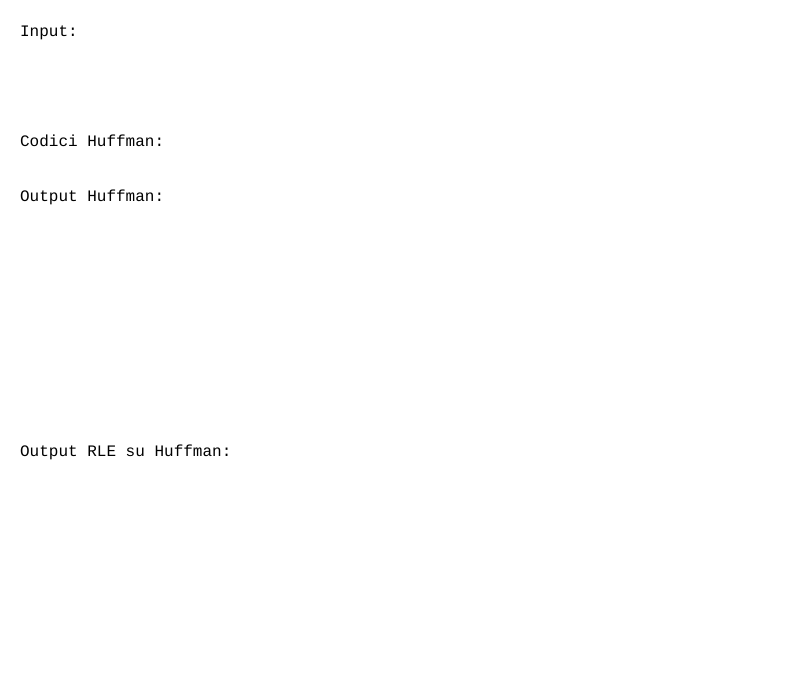
Frame 1 (no input)
Frame 60 (no input): identical to frame 1, image omitted
Frame 120 (the mouse pressed at the canvas centre since frame 60): identical to frame 1, image omitted

The p5.js sketch that drew this single still picture (run headless with seeded random() and noise() and a simulated clock; from frame 60 on, the mouse is pressed at the canvas centre):

// p5.js sketch
// ── sketch.js
let inputText = '';
let huffmanCodes = {};
let huffmanEncoded = '';
let rleEncoded = '';
let inputField;

function setup() {
  createCanvas(800, 700);
  createP("Huffman + RLE – Inserisci solo numeri:");
  inputField = createInput();
  inputField.input(processInput);
  textFont('monospace');
  textSize(16);
}

function processInput() {
  inputText = this.value().replace(/\D/g, '');
  if (inputText.length === 0) {
    huffmanEncoded = '';
    rleEncoded = '';
    huffmanCodes = {};
    return;
  }

  // --- Huffman Coding ---
  let freq = {};
  for (let char of inputText) {
    freq[char] = (freq[char] || 0) + 1;
  }

  let nodes = [];
  for (let char in freq) {
    nodes.push({ char, freq: freq[char], left: null, right: null });
  }

  huffmanCodes = {};
  if (nodes.length === 1) {
    if (nodes[0] && nodes[0].char) {
        huffmanCodes[nodes[0].char] = '0';
    }
  } else if (nodes.length > 1) {
      while (nodes.length > 1) {
        nodes.sort((a, b) => a.freq - b.freq);
        let left = nodes.shift();
        let right = nodes.shift();
        nodes.push({ char: null, freq: left.freq + right.freq, left, right });
      }
      if (nodes.length > 0 && nodes[0]) {
        let tree = nodes[0];
        buildCodes(tree, '');
      }
  }

  huffmanEncoded = '';
  for (let char of inputText) {
    if (huffmanCodes[char] !== undefined) {
        huffmanEncoded += huffmanCodes[char];
    }
  }

  // --- RLE on Huffman Encoded string ---
  let rleResultArray = [];
  rleEncoded = '';
  if (huffmanEncoded.length > 0) {
    let currentSymbol = huffmanEncoded[0];
    let count = 1;
    for (let i = 1; i < huffmanEncoded.length; i++) {
      if (huffmanEncoded[i] === currentSymbol) {
        count++;
      } else {
        // Modifica Richiesta 2: Formato "SimboloConteggio" senza virgola
        rleResultArray.push(`${currentSymbol}${count}`);
        currentSymbol = huffmanEncoded[i];
        count = 1;
      }
    }
    rleResultArray.push(`${currentSymbol}${count}`);

    if (rleResultArray.length > 0) {
      // Modifica Richiesta 2: Unisci con " " dopo ogni coppia "nn"
      rleEncoded = rleResultArray.map(pair => `${pair} `).join('');
    }
  }
}

function buildCodes(node, code) {
  if (!node) {
      return;
  }
  if (!node.left && !node.right) {
    if (node.char) {
        huffmanCodes[node.char] = code === '' ? '0' : code;
    }
    return;
  }
  if (node.left) {
    buildCodes(node.left, code + '0');
  }
  if (node.right) {
    buildCodes(node.right, code + '1');
  }
}

function drawScrollableText(str, x, yStartBaseline, w, h, displayLineHeight = 20) { 
  let charsPerLine = 1;
  if (textWidth('M') > 0 && w > 0) { 
      charsPerLine = Math.floor(w / textWidth('M'));
  }
  if (charsPerLine <= 0) charsPerLine = 1;

  let parts = [];
  if (str && str.length > 0) {
    const regex = new RegExp(`.{1,${charsPerLine}}`, 'g');
    parts = str.match(regex) || [];
  }
  
  let maxLines = 0;
  if (displayLineHeight > 0 && h > 0) {
      maxLines = Math.floor(h / displayLineHeight);
  }
  if (maxLines < 0) maxLines = 0;
  
  let totalLines = parts.length;
  let startDisplayLineIndex = 0; 
  if (totalLines > maxLines) {
    startDisplayLineIndex = totalLines - maxLines;
  }

  for (let i = 0; i < maxLines && (startDisplayLineIndex + i) < totalLines; i++) {
    let lineToDraw = parts[startDisplayLineIndex + i];
    if (i === 0 && startDisplayLineIndex > 0) { 
      lineToDraw = '...' + lineToDraw.slice(3);
    }
    text(lineToDraw, x, yStartBaseline + i * displayLineHeight);
  }
}

function draw() {
  background(255);
  fill(0);

  // Parametri di layout
  let topPageMargin = 20;
  let bottomPageMargin = 20;
  let xPosition = 20;
  let contentWidth = width - (2 * xPosition);

  let labelBaselineOffset = 16;
  let reservedHeightForLabelArea = 40;
  let textLineHeight = 20;

  // Modifica Richiesta 1: Riduci lo spazio dopo la sezione Input
  let gapAfterInputSection = 10; // Spazio ridotto specificamente dopo l'Input
  let gapBetweenOtherSections = 15; // Spazio per le altre sezioni (può essere uguale a gapAfterInputSection se si preferisce)


  let currentY = topPageMargin;

  // --- Sezione 1: Input (Scorrevole) ---
  let inputSectionHeight = 100; 
  text("Input:", xPosition, currentY + labelBaselineOffset);
  drawScrollableText(inputText, xPosition, currentY + reservedHeightForLabelArea, contentWidth, inputSectionHeight - reservedHeightForLabelArea, textLineHeight);
  currentY += inputSectionHeight + gapAfterInputSection; // Usa gapAfterInputSection

  // --- Sezione 2: Codici Huffman (Non Scorrevole, altezza dinamica) ---
  text("Codici Huffman:", xPosition, currentY + labelBaselineOffset);
  let huffmanTableStartY = currentY + reservedHeightForLabelArea;
  let sortedDigits = Object.keys(huffmanCodes).sort();
  let huffmanTableContentHeight = 0;
  if (sortedDigits.length > 0) {
      for (let i = 0; i < sortedDigits.length; i++) {
        let digit = sortedDigits[i];
        if (huffmanCodes[digit] !== undefined) {
            text(`${digit} → ${huffmanCodes[digit]}`, xPosition + 20, huffmanTableStartY + i * textLineHeight);
        }
      }
      huffmanTableContentHeight = sortedDigits.length * textLineHeight;
  }
  currentY += reservedHeightForLabelArea + huffmanTableContentHeight + gapBetweenOtherSections; // Usa gapBetweenOtherSections

  // Calcolo altezze per le restanti 2 sezioni scorrevoli
  let remainingCanvasHeight = height - currentY - bottomPageMargin;
  let numRemainingScrollableSections = 2;
  let heightPerRemainingSection = 0;
  let scrollableTextAreaHeight = 0;

  if (numRemainingScrollableSections > 0 && remainingCanvasHeight > 0) {
      // Il gap tra queste due sezioni rimanenti (Output Huffman e Output RLE) sarà gapBetweenOtherSections
      let totalGapHeightForRemaining = gapBetweenOtherSections * (numRemainingScrollableSections - 1);
      if (totalGapHeightForRemaining < 0) totalGapHeightForRemaining = 0;

      heightPerRemainingSection = Math.floor((remainingCanvasHeight - totalGapHeightForRemaining) / numRemainingScrollableSections);
  }
  
  if (heightPerRemainingSection > reservedHeightForLabelArea) {
      scrollableTextAreaHeight = heightPerRemainingSection - reservedHeightForLabelArea;
  }

  if (scrollableTextAreaHeight < textLineHeight && textLineHeight > 0) {
    scrollableTextAreaHeight = textLineHeight;
  } else if (scrollableTextAreaHeight < 0) {
    scrollableTextAreaHeight = 0;
  }


  // --- Sezione 3: Output Huffman (Scorrevole) ---
  if (currentY < height - bottomPageMargin - reservedHeightForLabelArea && scrollableTextAreaHeight > 0) {
    text("Output Huffman:", xPosition, currentY + labelBaselineOffset);
    drawScrollableText(huffmanEncoded, xPosition, currentY + reservedHeightForLabelArea, contentWidth, scrollableTextAreaHeight, textLineHeight);
    currentY += reservedHeightForLabelArea + scrollableTextAreaHeight + gapBetweenOtherSections; // Usa gapBetweenOtherSections
  } else {
      currentY = height; // Forza la fine del disegno se non c'è spazio
  }

  // --- Sezione 4: Output RLE su Huffman (Scorrevole) ---
   if (currentY < height - bottomPageMargin - reservedHeightForLabelArea && scrollableTextAreaHeight > 0) {
    text("Output RLE su Huffman:", xPosition, currentY + labelBaselineOffset);
    drawScrollableText(rleEncoded, xPosition, currentY + reservedHeightForLabelArea, contentWidth, scrollableTextAreaHeight, textLineHeight);
  }
} 
